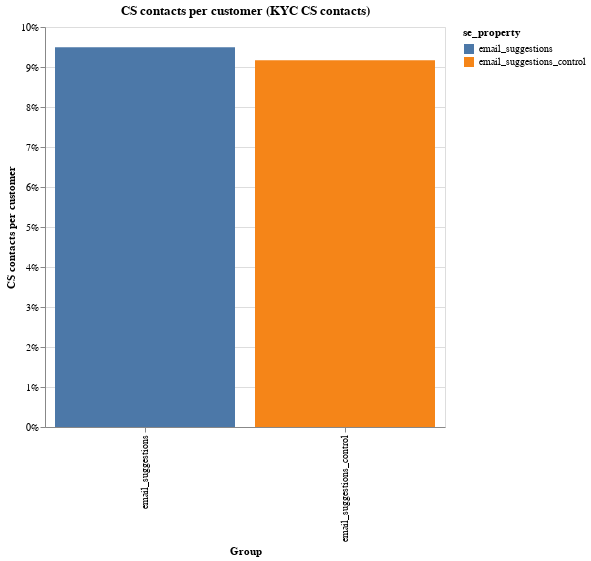

Write notebook code for a chart like this one.
### Code cell
df = pd.read_csv("email_test.csv")

# go down to user level.
df = df.loc[df["user_id"].isna() == False, :]

df.loc[df["kyc_cs"].isna(), "kyc_cs"] = 0

df = df.groupby(["se_property", "user_id"])["kyc_cs"].agg("max").reset_index()
df = df.groupby(["se_property"])["kyc_cs"].agg("mean").reset_index()

alt.Chart(df).mark_bar().encode(
    x=alt.X("se_property:N", axis=alt.Axis(title="Group")),
    y=alt.Y("kyc_cs:Q", axis=alt.Axis(title="CS contacts per customer", format="%")),
    color="se_property",
).properties(
    title="CS contacts per customer (KYC CS contacts)", width=400, height=400
).display(
    renderer="svg"
)

### Figure 1 — Vega-Lite specification as saved in the notebook (floating-point values rounded to 4 significant figures)
{"config": {"view": {"continuousWidth": 400, "continuousHeight": 300}}, "data": {"name": "data-7e8ccef289c3eb7400e611449840ca6f"}, "mark": "bar", "encoding": {"color": {"type": "nominal", "field": "se_property"}, "x": {"type": "nominal", "axis": {"title": "Group"}, "field": "se_property"}, "y": {"type": "quantitative", "axis": {"format": "%", "title": "CS contacts per customer"}, "field": "kyc_cs"}}, "height": 400, "title": "CS contacts per customer (KYC CS contacts)", "width": 400, "$schema": "https://vega.github.io/schema/vega-lite/v4.0.2.json", "datasets": {"data-7e8ccef289c3eb7400e611449840ca6f": [{"se_property": "email_suggestions", "kyc_cs": 0.09494}, {"se_property": "email_suggestions_control", "kyc_cs": 0.09171}]}}
